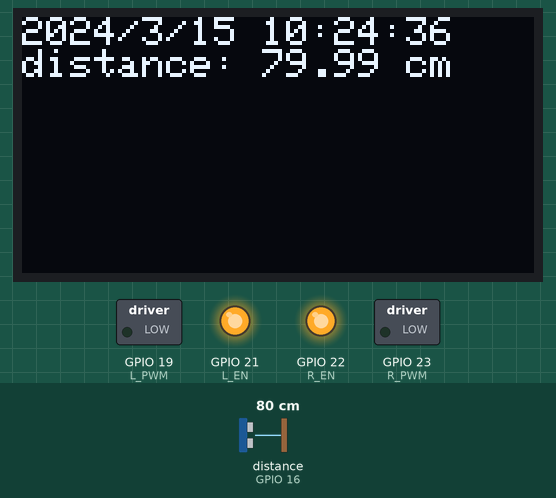
This sketch was run on a simulated ESP32. Shown: 128×64 one-colour display, switched loads named in the sketch (green lamp = pin HIGH), output pins drawn as LEDs (lit = HIGH). Inputs (shaded band) come from the test bench; at power-on: distance to the obstacle (sensor on GPIO 16) 80 cm. The echo pulse lasts 58.3 µs per cm; the local clock reads 2024-03-15 10:24:30 at power-on unless the sketch sets it; pins used as bus, display or sensor lines are not drawn.

Above: at 6.2 s.
At 16.2 s:
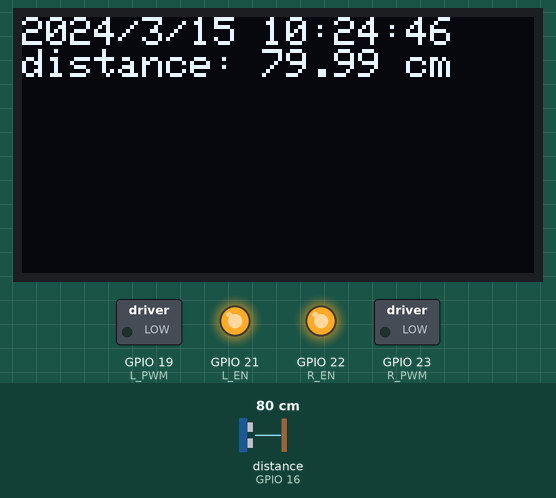
At 31.2 s:
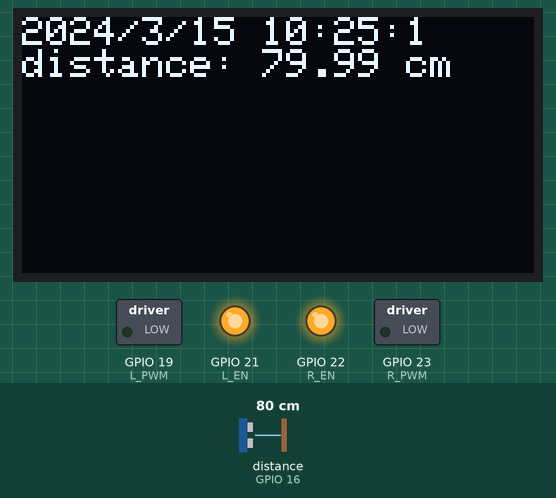
At 61.2 s:
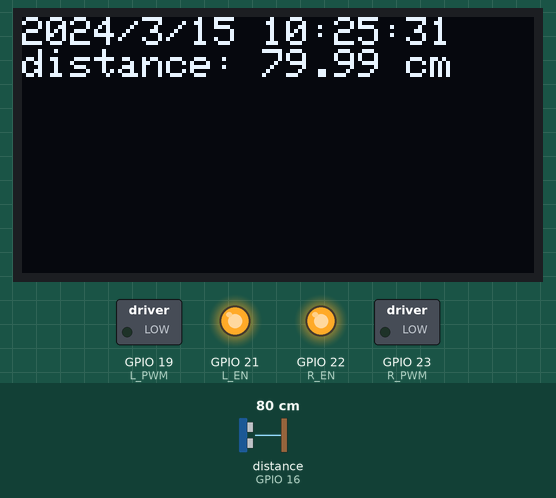
At 96.2 s:
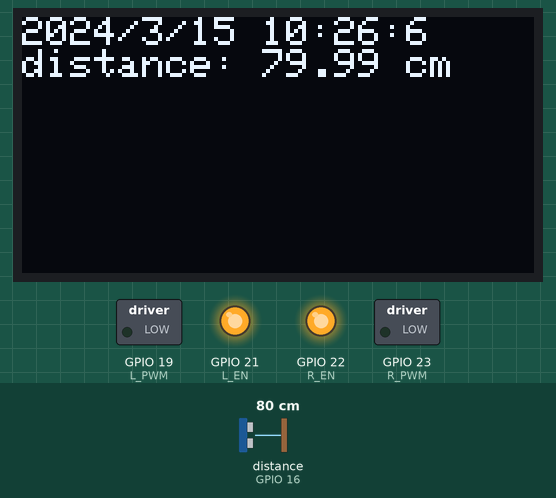
At 126.2 s:
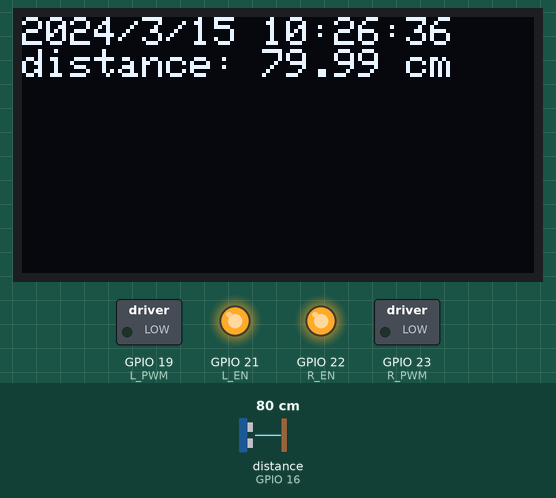

Measured:
- what the display in image 0 shows lasts 5.0 s, from 6.2 s to 11.2 s

The sketch:

PV_Motorsteuerung_V6_Deployable.ino
```cpp
#include <Wire.h>
#include <RTClib.h>
#include <Adafruit_GFX.h>
#include <Adafruit_SSD1306.h>

RTC_DS3231 rtc;

#define SCREEN_WIDTH 128 // OLED display width, in pixels
#define SCREEN_HEIGHT 64 // OLED display height, in pixels

// Define sound speed in cm/uS
#define SOUND_SPEED 0.0343

// Maximum Motor speed
#define MAX_SPEED 255

// CONSTANTS for moving avg
#define NUM_MEASUREMENTS 100
#define TRIGGER_DELAY_MICROSECONDS 1000
#define MOVING_AVERAGE_WINDOW_SIZE 10

// Uninterruptible break via millis
const long INTERVALL = 1;
const long INTERVALL_2 = 5000;
unsigned long timecheck = 0.0;

// Distance measure variables
float distance = 0.0;
const float TARGET_DISTANCE_1 = 25.0;
const float TARGET_DISTANCE_2 = 17.0;
const float TARGET_DISTANCE_3 = 11.0;
const float TARGET_DISTANCE_4 = 34.0;

// Declaration for an SSD1306 display connected to I2C (SDA, SCL pins)
#define OLED_RESET -1 // Reset pin # (or -1 if sharing Arduino reset pin)
Adafruit_SSD1306 display(SCREEN_WIDTH, SCREEN_HEIGHT, &Wire, OLED_RESET);

// Pin definitions, VCC = Pin 7, GRD = Pin 8
const int R_PWM = 23; // Pin 1
const int L_PWM = 19; // Pin 2
const int R_EN = 22;  // Pin 3
const int L_EN = 21;  // Pin 4

// Pin definitions for USS
const int TRIG_PIN = 17;
const int ECHO_PIN = 16;

void setup() {
  Serial.begin(115200);
  Wire.begin(5, 18);

  // SSD1306_SWITCHCAPVCC = generate display voltage from 3.3V internally
  if (!display.begin(SSD1306_SWITCHCAPVCC, 0x3C)) {
    Serial.println(F("SSD1306 allocation failed"));
    for (;;); // Don't proceed, loop forever
  }

  // Initialize RTC
  if (!rtc.begin()) {
    Serial.println("Couldn't find RTC");
    while (1);
  }
  // Failsafe RTC
  if (rtc.lostPower()) {
    Serial.println("RTC lost power, let's set the time!");
    rtc.adjust(DateTime(F(__DATE__), F(__TIME__)));
  }

  // Set Motor control Pins
  pinMode(R_PWM, OUTPUT);
  pinMode(L_PWM, OUTPUT);
  pinMode(R_EN, OUTPUT);
  pinMode(L_EN, OUTPUT);

  digitalWrite(R_EN, HIGH);
  digitalWrite(L_EN, HIGH);

  // Set USS Pins
  pinMode(TRIG_PIN, OUTPUT);
  pinMode(ECHO_PIN, INPUT);

}

void loop()
{
  // Get the current time
  DateTime now = rtc.now();

  // Uninterruptible break
  unsigned long clock = millis();
  if (clock - timecheck >= INTERVALL_2)
  {
    // Distance measure
    distance = distance_measure(TRIG_PIN, ECHO_PIN);
    // OLED Display
    oled(distance);
    timecheck = clock;
  }

  // Check if it's 12:00, 14:00, or 15:00
  if (now.hour() == 12  && now.minute() == 0)
  {
    while (distance >= TARGET_DISTANCE_1)
    {
      motor_R();
      // Distance measure
      distance = distance_measure(TRIG_PIN, ECHO_PIN);
      // OLED Display
      oled(distance);
      delay(5);
    }
    esp_deep_sleep(3400e6);
    // Turn off the motor
    motor_stop();
  }

  // Check if it's 12:00, 14:00, or 15:00
  if (now.hour() == 14  && now.minute() == 0)
  {
    while (distance >= TARGET_DISTANCE_2)
    {
      motor_R();
      // Distance measure
      distance = distance_measure(TRIG_PIN, ECHO_PIN);
      // OLED Display
      oled(distance);
      delay(5);
    }
    esp_deep_sleep(3400e6);
    // Turn off the motor
    motor_stop();
  }

  // Check if it's 12:00, 14:00, or 15:00
  if (now.hour() == 15  && now.minute() == 0)
  {
    while (distance >= TARGET_DISTANCE_3)
    {
      motor_R();
      // Distance measure
      distance = distance_measure(TRIG_PIN, ECHO_PIN);
      // OLED Display
      oled(distance);
      delay(5);
    }
    esp_deep_sleep(14400e6);
    // Turn off the motor
    motor_stop();
  }

  // Check if it's 20:00
  if (now.hour() == 20 && now.minute() == 0)
  {
    // Activate the motor for X minutes to turn it back until distance of 80cm is reached
    while (distance <= TARGET_DISTANCE_4)
    {
      motor_L();  // Change the value (0-255) for different speeds on the left motor
      // Distance measure
      distance = distance_measure(TRIG_PIN, ECHO_PIN);
      // OLED Display
      oled(distance);
      delay(5);
    }
    // Turn off the motor
    motor_stop();
    esp_deep_sleep(54000e6);
  }
}

float distance_measure(const int TRIG_PIN, const int ECHO_PIN)
{
  float total_distance = 0;
  float measurements[MOVING_AVERAGE_WINDOW_SIZE]; // Array to store recent measurements
  int measurement_index = 0;

  for (int i = 0; i < NUM_MEASUREMENTS; i++) {
    // Trigger Signal off
    digitalWrite(TRIG_PIN, LOW);
    delayMicroseconds(2);
    // Trigger Signal on
    digitalWrite(TRIG_PIN, HIGH);
    delayMicroseconds(TRIGGER_DELAY_MICROSECONDS);
    // Trigger Signal off
    digitalWrite(TRIG_PIN, LOW);
    // Receive Echo
    long duration = pulseIn(ECHO_PIN, HIGH);
    // Calculate distance
    float distance = duration * SOUND_SPEED / 2;

    // Store the measurement in the array
    measurements[measurement_index] = distance;
    measurement_index = (measurement_index + 1) % MOVING_AVERAGE_WINDOW_SIZE;

    // Calculate moving average
    total_distance = 0;
    for (int j = 0; j < MOVING_AVERAGE_WINDOW_SIZE; j++) {
      total_distance += measurements[j];
    }
    total_distance /= MOVING_AVERAGE_WINDOW_SIZE;

    delay(5); // Short pause between measurements
  }
  return total_distance;
}

// Turn motor Clockwise
void motor_R()
{
  analogWrite(R_PWM, MAX_SPEED);
  analogWrite(L_PWM, 0);
}

// Turn motor Counterclockwise
void motor_L()
{
  analogWrite(R_PWM, 0);
  analogWrite(L_PWM, MAX_SPEED);
}

// Stop Motor
void motor_stop() {
  analogWrite(R_PWM, 0);
  analogWrite(L_PWM, 0);
}

// Func display on the OLED
void oled(float distance)
{
  // Get the current time
  DateTime now = rtc.now();
  // Clear the display buffer
  display.clearDisplay();

  // Set text size and color
  display.setTextSize(1);
  display.setTextColor(SSD1306_WHITE);

  // Set cursor position (x, y) in pixels
  display.setCursor(0, 0);

  // Print date, time and distance to OLED
  display.print(now.year());
  display.print("/");
  display.print(now.month());
  display.print("/");
  display.print(now.day());
  display.print(" ");
  display.print(now.hour());
  display.print(":");
  display.print(now.minute());
  display.print(":");
  display.println(now.second());
  display.print("distance: ");
  display.print(distance);
  display.println(" cm");

  // Display text
  display.display();
}
```
